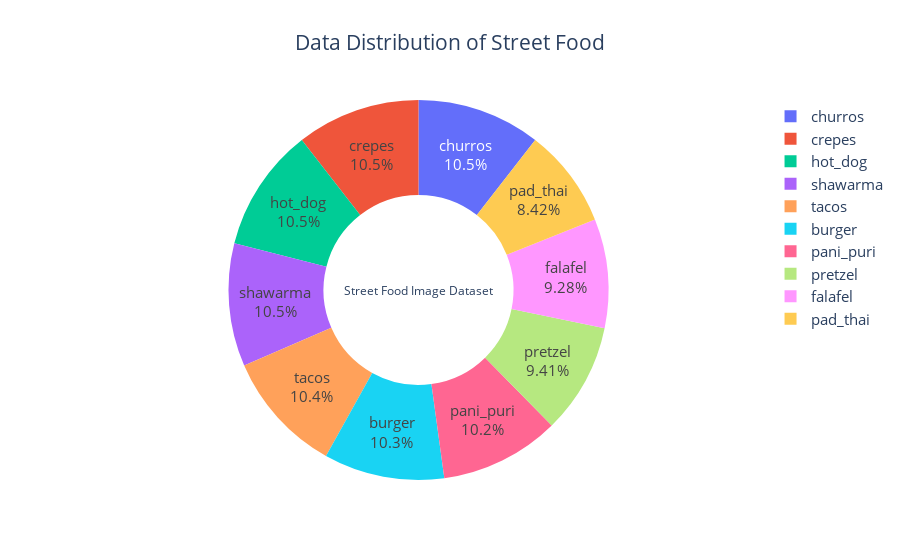

The cell this chart's notebook holds for it:
### Code cell
import plotly.express as px
from pathlib import Path

BASE_DIR = Path(r'D:\Rap_Gemastik2\street-food-image-classification')

# 1️⃣ Hitung jumlah tiap label dan buat DataFrame
label_counts = train_df['label'].value_counts().reset_index()
label_counts.columns = ['label', 'count']          # kolom: nama label & frekuensi

# 2️⃣ Buat pie‑chart (donut)
fig = px.pie(
    label_counts,                 # data yang dipakai
    names='label',                # apa yang menjadi “nama” tiap irisan
    values='count',               # nilai numerik yang membentuk ukuran irisan
    hole=0.5,                     # membuat donut (nilai 1 = penuh)
    title='Data Distribution of Street Food'
)

# 3️⃣ Tampilkan persentase di dalam setiap irisan
fig.update_traces(
    textinfo='percent+label',     # 'label' + 'percent'   → label dan persen
    textfont_size=15              # ukuran font teks
)

# 4️⃣ Tambahkan anotasi tengah (opsional)
fig.add_annotation(
    dict(
        text="Street Food Image Dataset",
        x=0.5, y=0.5,
        showarrow=False,
        font=dict(size=12)
    )
)

# 5️⃣ Sesuaikan layout jika diinginkan
fig.update_layout(
    title_x=0.5,                  # rata‑kan judul
    font=dict(size=15)           # ukuran font default
)

fig.show()

### Figure 1 — Plotly figure (JSON) as saved in the notebook; plotly's stock layout.template omitted (floating-point values rounded to 4 significant figures)
{"data": [{"domain": {"x": [0, 1], "y": [0, 1]}, "hole": 0.5, "hovertemplate": "label=%{label}<br>count=%{value}<extra></extra>", "labels": ["churros", "crepes", "hot_dog", "shawarma", "tacos", "burger", "pani_puri", "pretzel", "falafel", "pad_thai"], "legendgroup": "", "name": "", "showlegend": true, "textfont": {"size": 15}, "textinfo": "percent+label", "type": "pie", "values": [160, 160, 160, 159, 158, 156, 155, 143, 141, 128]}], "layout": {"annotations": [{"font": {"size": 12}, "showarrow": false, "text": "Street Food Image Dataset", "x": 0.5, "y": 0.5}], "font": {"size": 15}, "legend": {"tracegroupgap": 0}, "title": {"text": "Data Distribution of Street Food", "x": 0.5}}}
